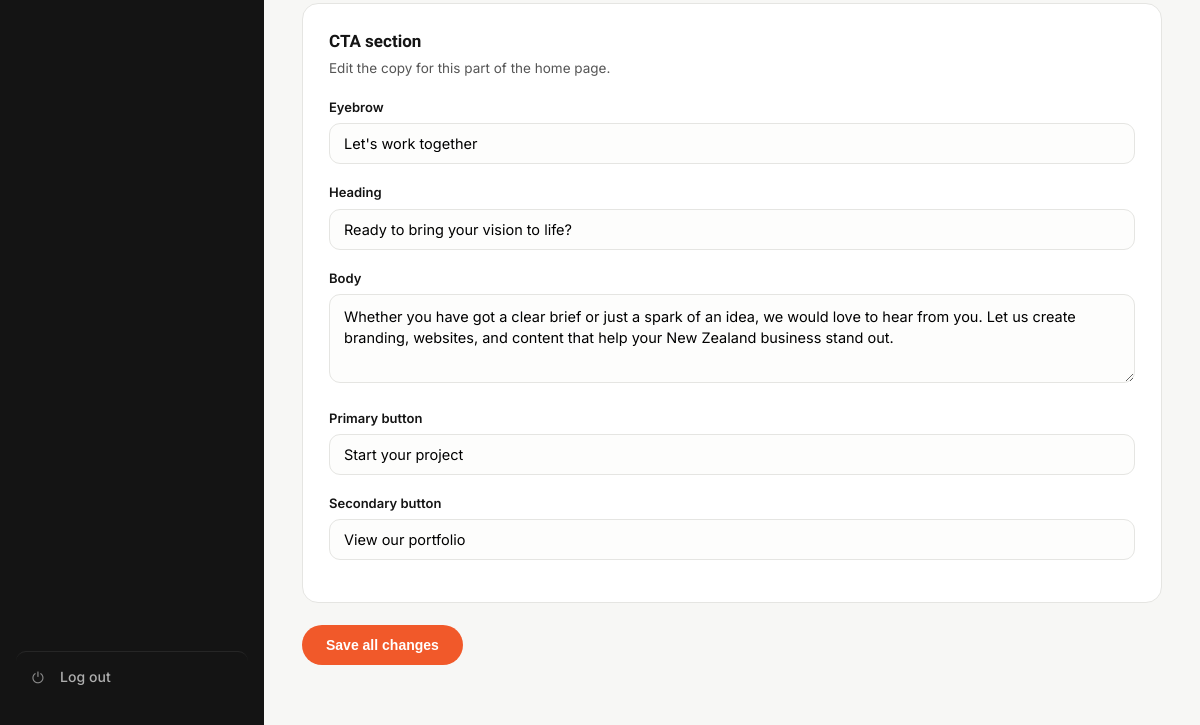
The app's page /admin/home-content.php (signed in, lower part), older data.
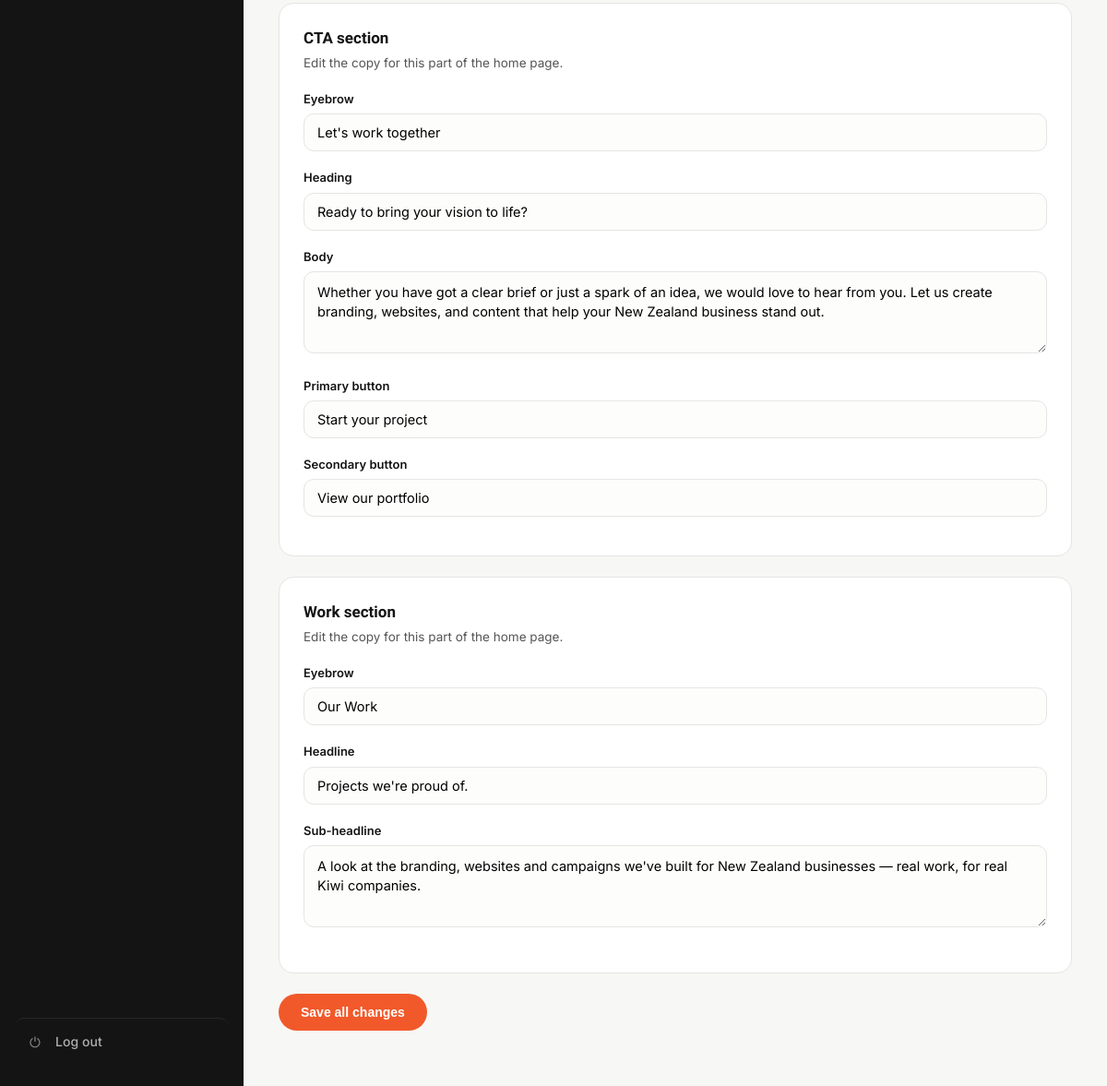
The same page, newer data.
### tables this page shows
CREATE TABLE IF NOT EXISTS `page_content` (
  `id` INT(11) NOT NULL AUTO_INCREMENT,
  `content_key` VARCHAR(100) NOT NULL,
  `content_value` TEXT DEFAULT NULL,
  `section` VARCHAR(60) DEFAULT NULL,
  `label` VARCHAR(160) DEFAULT NULL,
  `field_type` VARCHAR(20) DEFAULT 'text',
  PRIMARY KEY (`id`),
  UNIQUE KEY `content_key` (`content_key`)
);

### includes/config.php (called while the page is built, shortened)
<?php
function db() {
    static $conn = null;
    if ($conn === null) {
        $conn = @mysqli_connect(DB_HOST, DB_USER, DB_PASS, DB_NAME);
        mysqli_set_charset($conn, 'utf8mb4');
    }
    return $conn;
}

### includes/functions.php (called while the page is built, shortened)
<?php
require_once __DIR__ . '/config.php';
function e($str) {
    return htmlspecialchars($str ?? '', ENT_QUOTES, 'UTF-8');
}
    ?>

### admin/home-content.php (the view, shortened to what this page needs)
<?php
$tab = $_GET['tab'] ?? 'sections';
$crud = [
    'services' => ['table' => 'services', 'intro' => 'These appear in the accordion (Section 3). Use the arrows to reorder.',
                    'columns' => ['title' => ['label' => 'Service title', 'type' => 'text'], 'description' => ['label' => 'Description', 'type' => 'textarea']]],
    'why'      => ['table' => 'why_reasons', 'intro' => 'The four reasons grid (Section 4).',
                    'columns' => ['title' => ['label' => 'Reason title', 'type' => 'text'], 'description' => ['label' => 'Description', 'type' => 'textarea']]],
    'process'  => ['table' => 'process_steps', 'intro' => 'Your working process (Section 5).',
                    'columns' => ['step_number' => ['label' => 'Step number (e.g. 01)', 'type' => 'text'], 'title' => ['label' => 'Step title', 'type' => 'text'], 'description' => ['label' => 'Description', 'type' => 'textarea']]],
    'stats'    => ['table' => 'stats', 'intro' => 'The trust bar cards (Section 7).',
                    'columns' => ['title' => ['label' => 'Stat title', 'type' => 'text'], 'description' => ['label' => 'Description', 'type' => 'textarea']]],
];
$sliderTableReady = (bool) mysqli_query(db(), "SELECT 1 FROM hero_slides LIMIT 1");
if ($tab === 'slider') {
    $rows = get_rows('hero_slides');
}
elseif ($tab === 'sections') {
    $res = mysqli_query(db(), "SELECT * FROM page_content WHERE content_key NOT LIKE '%_image' AND section NOT IN ('About','Contact') ORDER BY id ASC");
    $groups = [];
    while ($row = mysqli_fetch_assoc($res)) $groups[$row['section']][] = $row;
}
elseif (isset($crud[$tab])) {
    $table = $crud[$tab]['table'];
    $rows = [];
    $r = mysqli_query(db(), "SELECT * FROM `$table` ORDER BY sort_order ASC, id ASC");
    while ($x = mysqli_fetch_assoc($r)) $rows[] = $x;
}
require __DIR__ . '/header.php';
?>
<?php if ($tab === 'slider' && !$sliderTableReady): ?>
  <div class="card">
    <h2>One-time setup needed</h2>
    <p class="sub">The Hero Slider stores its slides in a database table that doesn't exist on this site yet. Open <strong>phpMyAdmin</strong> (in cPanel), select your database, go to the <strong>SQL</strong> tab, paste the code below, and click Go. This only needs to be done once — nothing else on the site is affected.</p>
    <textarea readonly rows="14" style="font-family:monospace;font-size:12.5px;white-space:pre" onclick="this.select()">CREATE TABLE IF NOT EXISTS `hero_slides` (
  `id` INT(11) NOT NULL AUTO_INCREMENT,
  `eyebrow` VARCHAR(160) DEFAULT NULL,
  `headline` VARCHAR(255) DEFAULT NULL,
  `subheadline` TEXT DEFAULT NULL,
  `btn_primary_text` VARCHAR(80) DEFAULT NULL,
  `btn_primary_link` VARCHAR(255) DEFAULT NULL,
  `btn_secondary_text` VARCHAR(80) DEFAULT NULL,
  `image` VARCHAR(255) DEFAULT NULL,
  `sort_order` INT(11) DEFAULT 0,
  PRIMARY KEY (`id`)
) ENGINE=InnoDB DEFAULT CHARSET=utf8mb4;
INSERT INTO `hero_slides` (`eyebrow`, `headline`, `subheadline`, `btn_primary_text`, `btn_primary_link`, `btn_secondary_text`, `image`, `sort_order`) VALUES
('Creative and Digital Solutions · New Zealand', 'Your vision, brought to life.', 'Pikka Creatives helps businesses from Kaitaia to Bluff grow through smart design, high-performing websites and digital marketing, backed by local support.', 'See our work', '#services', 'Start a project', '', 1);</textarea>
    <p class="muted" style="margin-top:10px">Once that's run, refresh this page and the slider editor will appear here.</p>
  </div>
<?php elseif ($tab === 'sections'):
  $imageSections = ['Intro', 'Industries'];
  $otherGroups = array_diff_key($groups, array_flip($imageSections)); ?>
  <form method="post" action="?tab=sections">
    <?php foreach ($otherGroups as $section => $srows): ?>
      <div class="card">
        <h2><?= e($section) ?> section</h2>
        <p class="sub">Edit the copy for this part of the home page.<?= $section === 'Hero' ? ' The hero photo is managed on the <a href="?tab=slider">Hero Slider</a> tab.' : '' ?></p>
        <?php foreach ($srows as $r):
          $isArea = ($r['field_type'] === 'textarea'); ?>
          <div class="field">
            <label><?= e($r['label']) ?></label>
            <?php if ($isArea): ?>
              <textarea name="field[<?= e($r['content_key']) ?>]" rows="3"><?= e($r['content_value']) ?></textarea>
            <?php else: ?>
              <input type="text" name="field[<?= e($r['content_key']) ?>]" value="<?= e($r['content_value']) ?>">
            <?php endif; ?>
          </div>
        <?php endforeach; ?>
      </div>
    <?php endforeach; ?>
    <button class="btn" type="submit">Save all changes</button>
  </form>
<?php endif; ?>
<?php require __DIR__ . '/footer.php'; ?>

Row changes from the older to the newer data that the page shows:
added page_content: label "Eyebrow", content_value "Our Work", shown under "Work"
added page_content: label "Headline", content_value "Projects we're proud of.", shown under "Work"
added page_content: label "Sub-headline", content_key+content_value "A look at the branding, websites and campaigns we've built for New Zealand businesses — real work, for real Kiwi companies.", shown under "Work"
Text that changed along with them:
new list line: "Work section Edit the copy for this part of the home page."
